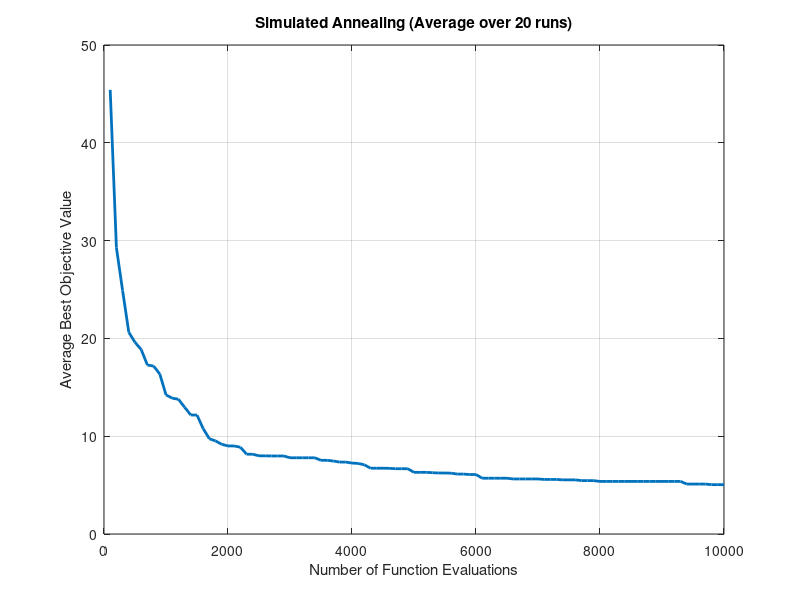

Recreate this plot in MATLAB.
% question 2: running algorithm for n times
clc;
clear;

% Parameters
D = 5;                % Dimension
LB = -10;
UB = 10;
T_max = 100;
T_min = 0;
a = 0.5;             % cooling rate
i_max = 100;          % total number of iterations per temp
MaxNFE = 10000;
K = 1;
runs = 20;            % number of independent runs

f = @(x) sum(x.^2);   % Objective function

% multiple times run and storing values
all_records = [];  

for r = 1:runs
    % Initialization
    x = LB + (UB - LB) * rand(1, D);
    E_old = f(x);

    best = E_old;
    best_x = x;

    record = [];
    nfe = 1;
    t = T_max;

    % main loop
    while t >= T_min && nfe <= MaxNFE
        for i = 1:i_max
            if nfe > MaxNFE
                break;
            end

            % successor function
            x_new = x + (UB - LB) .* (rand(1, D) - 0.5);

            E_new = f(x_new);
            delta = E_new - E_old;

            % acceptance rule
            if (delta < 0 || rand < exp(-delta / (K * t)))
                x = x_new;
                E_old = E_new;
            end

            % global best
            if E_new < best
                best = E_new;
                best_x = x_new;
            end

            % record every 100 NFEs
            if mod(nfe,100) == 0
                record(end+1) = best;   % end+1 = append to next position in the array
            end

            nfe = nfe + 1;
        end
        t = t * a; % cooling
    end

    % Store results from each run
    all_records(r,:) = record;
end

% Compute average across runs
avg_record = mean(all_records,1);
disp('Average best objective values across runs:');
disp(avg_record);
disp('Best solution found:');
disp(best_x);
disp('Best objective value:');
disp(best);

% Plot
figure;
plot(100:100:100*length(avg_record), avg_record,'LineWidth',2);
xlabel('Number of Function Evaluations');
ylabel('Average Best Objective Value');
title('Simulated Annealing (Average over 20 runs)');
grid on;
